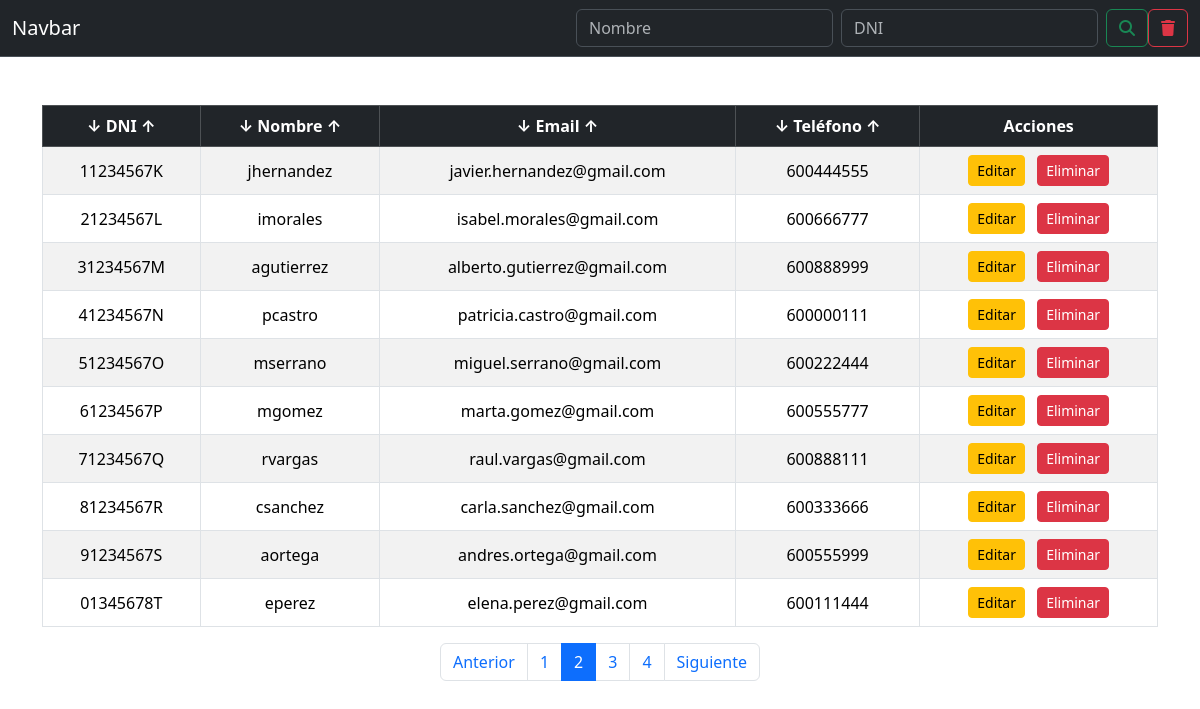
The page /entradas/leerEscuela.php?pagina=2 on the database its author committed.
### tables this page shows
CREATE TABLE tbl_usuario (
    id_usuario INT AUTO_INCREMENT PRIMARY KEY NOT NULL,
    nombre_usuario VARCHAR(50) NOT NULL,
    password_usuario VARCHAR(50) NOT NULL,
    email_usuario VARCHAR(60) NOT NULL,
    telf_usuario CHAR(9) NOT NULL,
    dni_usuario CHAR(9) NOT NULL,
    rol_usuario ENUM('Admin', 'Alumno', 'Profesor') DEFAULT 'Alumno' NOT NULL
);

### entradas/leerEscuela.php (the view, shortened to what this page needs)
<!DOCTYPE html>
<html lang="en">
<head>
    <link href="https://cdn.jsdelivr.net/npm/bootstrap@5.3.2/dist/css/bootstrap.min.css" rel="stylesheet">
    <link href="https://cdnjs.cloudflare.com/ajax/libs/font-awesome/6.4.0/css/all.min.css" rel="stylesheet">
</head>
<body>
    <nav class="navbar bg-dark border-bottom border-body" data-bs-theme="dark">
        <div class="container-fluid">
            <a class="navbar-brand">Navbar</a>
            <form class="d-flex" method="get">
                <input class="form-control me-2" name="nombre" value="<?php echo isset($_GET['nombre']) ? htmlspecialchars($_GET['nombre']) : ''; ?>" type="search" placeholder="Nombre" aria-label="Nombre">
                <input class="form-control me-2" name="dni" value="<?php echo isset($_GET['dni']) ? htmlspecialchars($_GET['dni']) : ''; ?>" type="search" placeholder="DNI" aria-label="DNI">
                <button class="btn btn-outline-success" type="submit"><i class="fa-solid fa-magnifying-glass"></i></button>
                <button class="btn btn-outline-danger" type="submit"><i class="fa-solid fa-trash"></i></button>
            </form>
        </div>
    </nav>
    <div class="container my-5">
        <?php
        include_once('../db/conexion.php');
        $registrosPorPagina = 10;
        $paginaActual = isset($_GET['pagina']) ? (int)$_GET['pagina'] : 1;
        $offset = ($paginaActual - 1) * $registrosPorPagina;
        $sql = "SELECT * FROM tbl_usuario LIMIT $offset, $registrosPorPagina";
        $result = mysqli_query($conn, $sql);
        $sqlTotal = "SELECT COUNT(*) AS total FROM tbl_usuario";
        $totalResult = mysqli_query($conn, $sqlTotal);
        $totalRows = mysqli_fetch_assoc($totalResult)['total'];
        $totalPaginas = ceil($totalRows / $registrosPorPagina);
        if (mysqli_num_rows($result) > 0) {
            echo "<div class='table-responsive'>";
            echo "<table class='table table-bordered table-hover table-striped text-center'>";
            echo "<thead class='table-dark'>
                    <tr>
                        <th>↓ DNI ↑</th>
                        <th>↓ Nombre ↑</th>
                        <th>↓ Email ↑</th>
                        <th>↓ Teléfono ↑</th>
                        <th>Acciones</th>
                    </tr>
                  </thead>";
            echo "<tbody>";
            while ($row = mysqli_fetch_assoc($result)) {
                echo "<tr class='align-middle'>
                        <td>" . htmlspecialchars($row["dni_usuario"]) . "</td>
                        <td>" . htmlspecialchars($row["nombre_usuario"]) . "</td>
                        <td>" . htmlspecialchars($row["email_usuario"]) . "</td>
                        <td>" . htmlspecialchars($row["telf_usuario"]) . "</td>
                        <td>
                            <a href='editarRegistro.php?id=" . htmlspecialchars($row["id_usuario"]) . "' class='btn btn-warning btn-sm me-2'>Editar</a>
                            <a href='eliminarRegistro.php?id=" . htmlspecialchars($row["id_usuario"]) . "' class='btn btn-danger btn-sm' onclick='return confirm(\"¿Estás seguro de eliminar este usuario?\")'>Eliminar</a>
                        </td>
                      </tr>";
            }
            echo "</tbody></table>";
            echo "</div>";
            echo "<nav aria-label='Paginación'>";
            echo "<ul class='pagination justify-content-center'>";
            if ($paginaActual > 1) {
                echo "<li class='page-item'><a class='page-link' href='?pagina=" . ($paginaActual - 1) . "'>Anterior</a></li>";
            }
            for ($i = 1; $i <= $totalPaginas; $i++) {
                echo "<li class='page-item " . ($i == $paginaActual ? "active" : "") . "'>
                        <a class='page-link' href='?pagina=$i'>$i</a>
                      </li>";
            }
            if ($paginaActual < $totalPaginas) {
                echo "<li class='page-item'><a class='page-link' href='?pagina=" . ($paginaActual + 1) . "'>Siguiente</a></li>";
            }
            echo "</ul>";
            echo "</nav>";
        } else {
            echo "<p class='text-center text-warning'>No hay resultados que coincidan con los filtros aplicados.</p>";
        }
        ?>
    </div>
</body>
</html>

### rows shown on the page
tbl_usuario: dni_usuario "11234567K", nombre_usuario "jhernandez", email_usuario "javier.hernandez@gmail.com", telf_usuario "600444555"
tbl_usuario: dni_usuario "21234567L", nombre_usuario "imorales", email_usuario "isabel.morales@gmail.com", telf_usuario "600666777"
tbl_usuario: dni_usuario "31234567M", nombre_usuario "agutierrez", email_usuario "alberto.gutierrez@gmail.com", telf_usuario "600888999"
tbl_usuario: dni_usuario "41234567N", nombre_usuario "pcastro", email_usuario "patricia.castro@gmail.com", telf_usuario "600000111"
tbl_usuario: dni_usuario "51234567O", nombre_usuario "mserrano", email_usuario "miguel.serrano@gmail.com", telf_usuario "600222444"
tbl_usuario: dni_usuario "61234567P", nombre_usuario "mgomez", email_usuario "marta.gomez@gmail.com", telf_usuario "600555777"
tbl_usuario: dni_usuario "71234567Q", nombre_usuario "rvargas", email_usuario "raul.vargas@gmail.com", telf_usuario "600888111"
tbl_usuario: dni_usuario "81234567R", nombre_usuario "csanchez", email_usuario "carla.sanchez@gmail.com", telf_usuario "600333666"
tbl_usuario: dni_usuario "91234567S", nombre_usuario "aortega", email_usuario "andres.ortega@gmail.com", telf_usuario "600555999"
tbl_usuario: dni_usuario "01345678T", nombre_usuario "eperez", email_usuario "elena.perez@gmail.com", telf_usuario "600111444"
